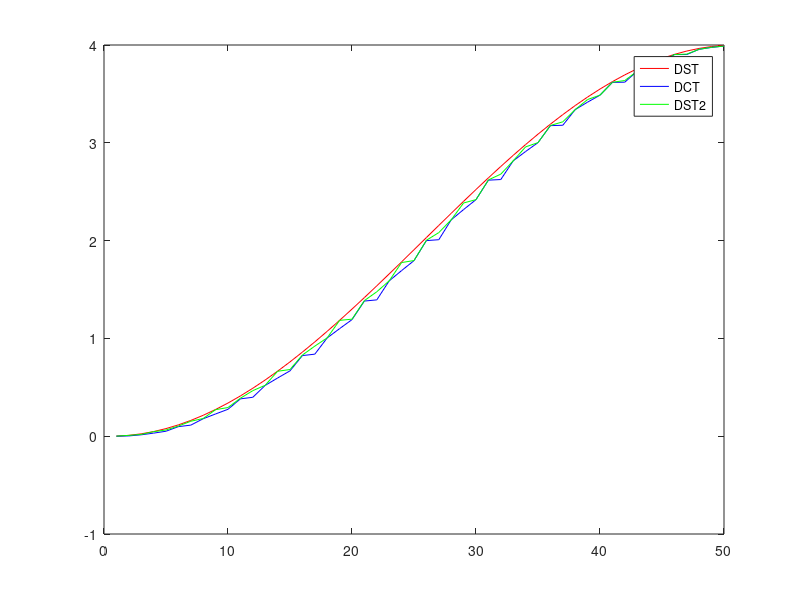
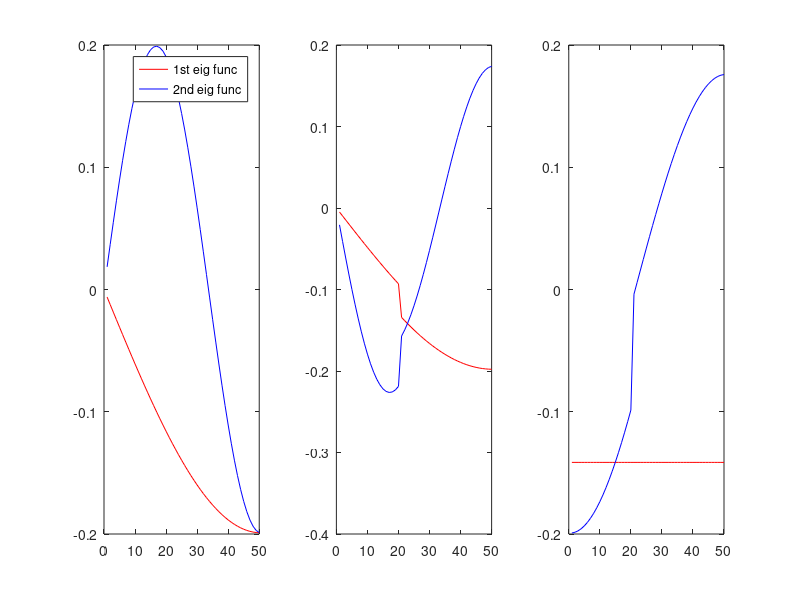

Reproduce these figures in MATLAB, in order.
clear all;
clc;
dim = 50;

A(1,:) = [2 -1 zeros(1,dim-2)];
for i=1:dim-2,
    A(1+i,:) = [zeros(1,i-1) -1 2 -1 zeros(1,dim-i-2)];
end
A(dim,:) = [zeros(1,dim-2) -1 1];
[V1,D1] = eig(A);

m = 20;
w = 0.1;
A(1,:) = [1 -1 zeros(1,dim-2)];
for i=1:dim-2,
    A(1+i,:) = [zeros(1,i-1) -1 2 -1 zeros(1,dim-i-2)];
end
A(dim,:) = [zeros(1,dim-2) -1 1];
A(m,:) = [zeros(1,m-2) -1 1+w -w zeros(1,dim-m-1)];
A(m+1,:) = [zeros(1,m-1) -w 1+w -1 zeros(1,dim-m-2)];
[V2,D2] = eig(A);

A(1,:) = [2 -1 zeros(1,dim-2)];
for i=1:dim-2,
    A(1+i,:) = [zeros(1,i-1) -1 2 -1 zeros(1,dim-i-2)];
end
A(dim,:) = [zeros(1,dim-2) -1 1];
A(m,:) = [zeros(1,m-2) -1 1+w -w zeros(1,dim-m-1)];
A(m+1,:) = [zeros(1,m-1) -w 1+w -1 zeros(1,dim-m-2)];
[V3,D3] = eig(A);

% x(1:m) = 50*ones(1,m) + randn(1,m);
% x(m+1:dim) = 45*ones(1,dim-m) + randn(1,dim-m);
% r = x - x(1);
% Tr_DST = V3'*r';
% Tr_DCT = V2'*r';

figure(1);
plot(diag(D1),'r');
hold on;
plot(diag(D2),'b');
hold on;
plot(diag(D3),'g');
legend('DST', 'DCT','DST2');

figure(2);
subplot(1,3,1);
hold off;
plot(-V1(:,1),'r');
hold on;
plot(-V1(:,2),'b');
legend('1st eig func', '2nd eig func');

subplot(1,3,2);
hold off;
plot(V3(:,1),'r');
hold on;
plot(V3(:,2),'b');
% legend('1st eig func', '2nd eig func');

subplot(1,3,3);
hold off;
plot(V2(:,1),'r');
hold on;
plot(V2(:,2),'b');
% legend('1st eig func', '2nd eig func');
